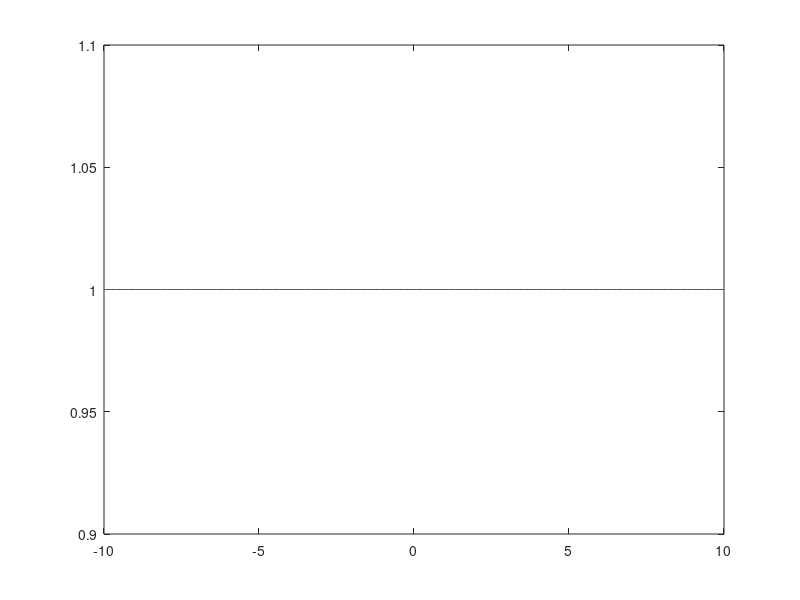

This chart was generated by the following MATLAB code: (Note: this script raises an error after producing the figure.)
clc
clear all;

disp ('Calculo del dominio y rango de funciones');
disp ('Funcion Racional Caso 2');
disp ('Sea la funcion (ax + b) / (cx + d) :');

A=input('Ingrese el valor de A: ');
B=input('Ingrese el valor de B: ');
C=input('Ingrese el valor de C: ');
D=input('Ingrese el valor de D: ');

x = linspace (-10, 10, 100);
y= (A*x + B)./(C*x + D);

plot (x,y);

W = -D./C;

disp ("El dominio es: (-?, " + W + ") U ("+ W + ", ?)");